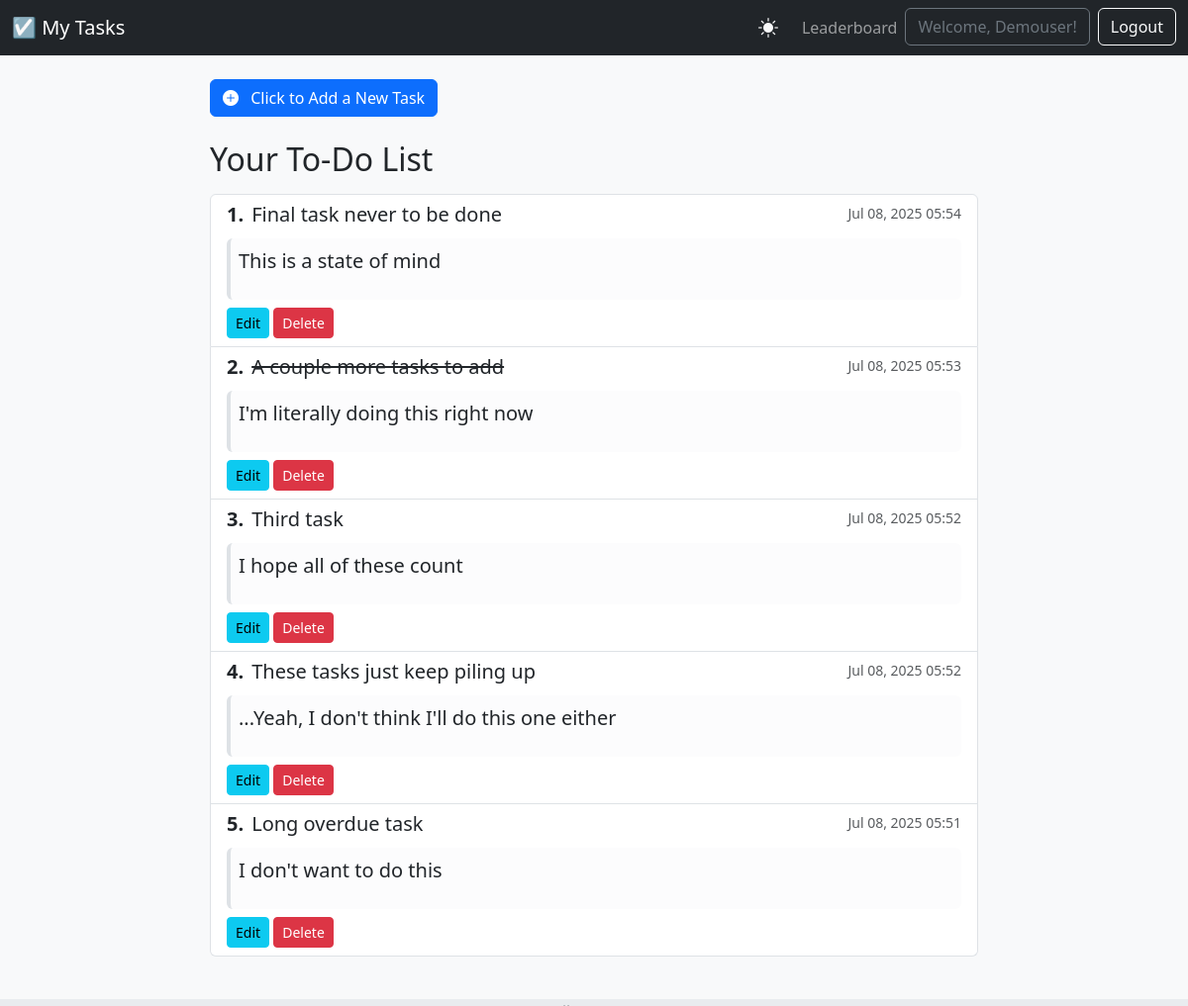
/ (signed in), run on an earlier commit of the app's database.
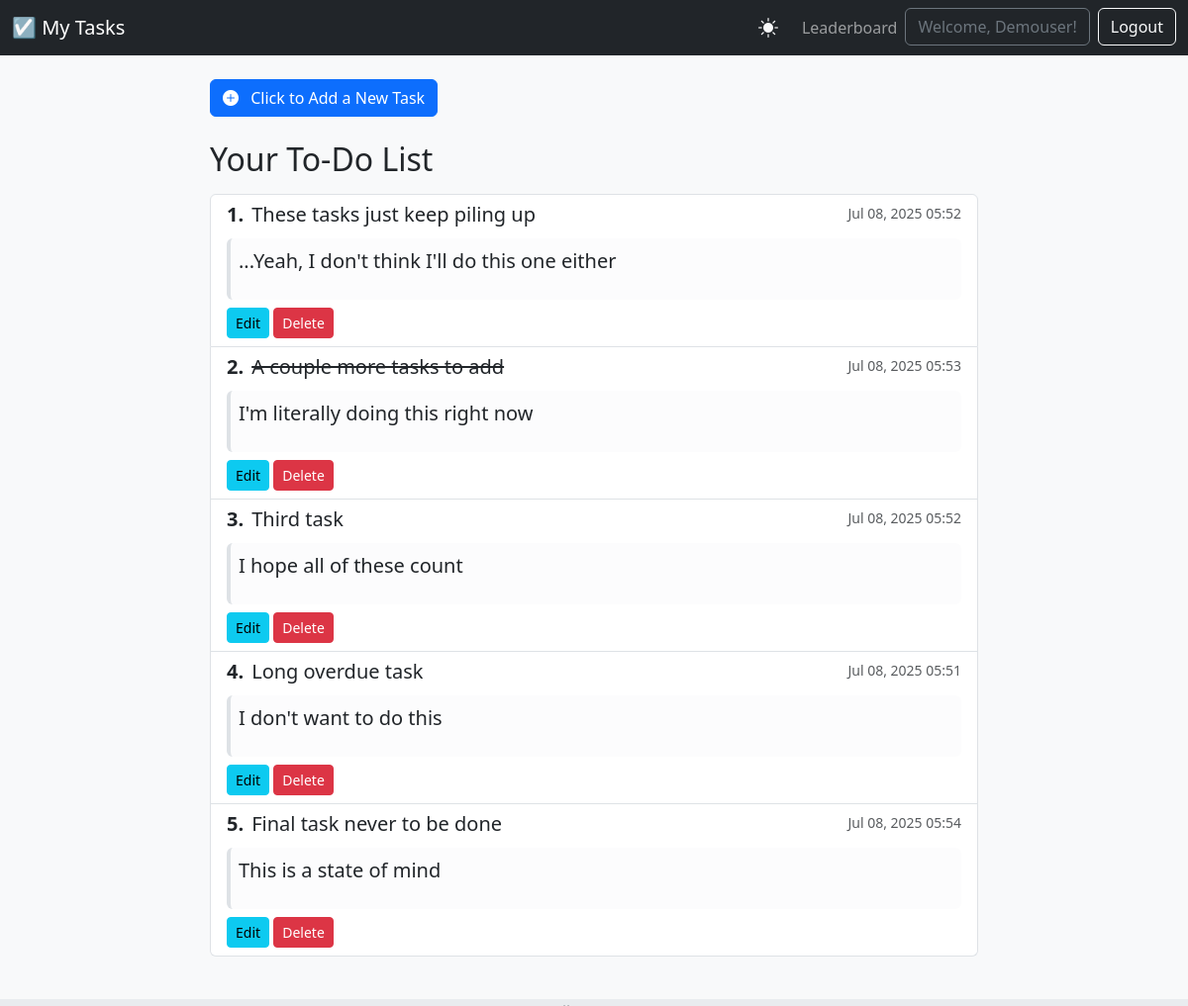
And on a later commit of the database.
### tasks/models.py (models this page shows, shortened)
class Task(models.Model):
    user = models.ForeignKey(User, on_delete=models.CASCADE)
    title = models.CharField(max_length=200)
    description = models.TextField(blank=True)
    completed = models.BooleanField(default=False)
    created_at = models.DateTimeField(auto_now_add=True)
    priority = models.IntegerField(default=0)
    class Meta:
        ordering = ['priority', '-created_at']

### tasks/views.py (the view, shortened to what this page needs)
# urls.py: path('', views.task_list, name='task-list'),
@login_required
def task_list(request):
    tasks = Task.objects.filter(user=request.user)
    form = TaskForm()
    context = {'tasks': tasks, 'form': form}
    return render(request, 'tasks/task_list.html', context)

### templates/tasks/task_list.html (shortened to what this page needs)
{% extends 'base.html' %}
{% block content %}
<div class="mb-4">
    <p>
        <a class="btn btn-primary" data-bs-toggle="collapse" href="#addTaskCollapse" role="button" aria-expanded="false" aria-controls="addTaskCollapse">
            <i class="bi bi-plus-circle-fill me-2"></i>
            Click to Add a New Task
        </a>
    </p>
</div>
<h2 class="mb-3">Your To-Do List</h2>
<div class="list-group" id="task-list-container">
    {% for task in tasks %}
        <div class="list-group-item list-group-item-action flex-column align-items-start" data-id="{{ task.id }}">
            <div class="d-flex w-100 justify-content-between">
                <h5 class="mb-1 d-flex align-items-center">
                    <span class="fw-bold me-2 priority-indicator">{{ forloop.counter }}.</span>
                    {% if task.completed %}
                        <del>{{ task.title }}</del>
                    {% else %}
                        {{ task.title }}
                    {% endif %}
                </h5>
                <small class="text-muted">{{ task.created_at|date:"M d, Y H:i" }}</small>
            </div>
            {% if task.description %}
            <blockquote class="blockquote mt-2 mb-1 p-2 bg-light-subtle border-start border-4 rounded">
                <p class="mb-0 small">{{ task.description|linebreaks }}</p>
            </blockquote>
            {% endif %}
            <div class="mt-2">
                <a href="{% url 'task-update' task.id %}" class="btn btn-sm btn-info">Edit</a>
                <a href="{% url 'task-delete' task.id %}" class="btn btn-sm btn-danger">Delete</a>
            </div>
        </div>
    {% empty %}
        <div class="list-group-item">No tasks yet. Create one above!</div>
    {% endfor %}
</div>
{% endblock %}

### templates/base.html (shortened to what this page needs)
{% load static %}
<!doctype html>
<html lang="en">
<head>
    <link href="https://cdn.jsdelivr.net/npm/bootstrap@5.3.3/dist/css/bootstrap.min.css" rel="stylesheet">
    <link rel="stylesheet" href="https://cdn.jsdelivr.net/npm/bootstrap-icons@1.11.3/font/bootstrap-icons.min.css">
</head>
<body class="d-flex flex-column min-vh-100">
    <nav class="navbar navbar-expand-lg navbar-dark bg-dark mb-4">
        <div class="container-fluid">
            <a class="navbar-brand" href="{% url 'task-list' %}">☑️ My Tasks</a>
            <div class="d-flex align-items-center">
                <button id="theme-toggle" class="nav-link text-light me-3">
                    <i class="bi bi-sun-fill"></i> </button>
                <ul class="navbar-nav ms-auto">
                    {% if user.is_authenticated %}
                        <li class="nav-item">
                            <a class="nav-link" href="{% url 'leaderboard' %}">Leaderboard</a>
                        </li>
                        <li class="nav-item">
                            <li class="nav-item me-2">
                                <a href="{% url 'user-profile' %}" class="btn btn-outline-secondary">
                                    Welcome, {{ user.username }}!
                                </a>
                            </li>
                        </li>
                        <li class="nav-item">
                            <form action="{% url 'logout' %}" method="post">
                                <button type="submit" class="btn btn-outline-light">Logout</button>
                            </form>
                        </li>
                    {% endif %}
                </ul>
            </div>
        </div>
    </nav>
    <div class="container" style="padding-bottom: 50px;">
        {% block content %}
        {% endblock %}
    </div>
    <footer class="footer mt-auto py-1 bg-body-secondary">
    </footer>
</body>
</html>

### templates/base.html (style rules this page uses)
body { background-color: #f8f9fa; }
.container { max-width: 800px; }
#theme-toggle { font-size: 1.25rem; cursor: pointer; background: none; border: none; }
.footer { position: fixed; bottom: 0; left: 0; right: 0; transition: transform 0.3s ease-in-out; transform: translateY(calc(100% - 7px)); }

What changed in the data, as far as the page shows it:
shown differently, row unchanged: Task "These tasks just keep piling up": moves up the list
changed Task "Final task never to be done": moves down the list
